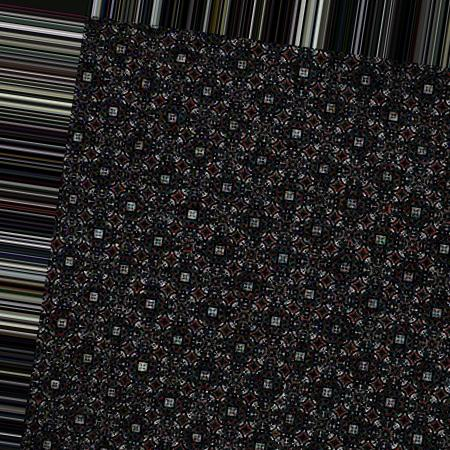
#> input picture glcm/validation/cap/Yogya-Cap-Nogosari--Sogan_black_tophat_sq_3_10_1.jpg, 450 x 450 px; its folder holds only this picture in this run
$ jupyter execute --allow-errors GLCM_KNN.ipynb   (older library calls are emulated)
#> lines starting #> are read from the running program, lines starting #| are printed output that depends on the picture
[cell 1]
from PIL import Image
from PIL import ImageDraw
import timeit
import glob
import math
import matplotlib.pyplot as plt
import numpy as np
import os
import sys
from skimage.feature import greycomatrix, greycoprops
import matplotlib.image as mpimg
from math import sqrt
from sklearn.preprocessing import StandardScaler
from sklearn.preprocessing import RobustScaler
from sklearn.preprocessing import MinMaxScaler
import seaborn as sns
import pandas as pd
from sklearn import preprocessing
import random

[cell 2]
map_8bit_to_3bit = [i // 32 for i in range(256)]
model = {}
model_test = {}
neighbor = 3

[cell 3]
time_modelling_start = timeit.default_timer()
model["cap"] = []
model["tulis"] = []
model_test["cap"] = []
model_test["tulis"] = []

def load_img(img_path):
    return Image.open(img_path).convert('L')

def get_img_size(img):
    return img.size

def print_img(img):
    plt.imshow(img)

def get_img_colors(img, sampling_count):
    img_width, img_height = get_img_size(img)

    sample_width = int(img_width / sampling_count)
    sample_height = int(img_height / sampling_count)

    half_sample_width = int(sample_width/2)
    half_sample_height = int(sample_height/2)

    img_colors = []

    width_constraint = img_width - (2 * sample_width)
    height_constraint = img_height - (2 * sample_height)

    row = 0
    for point_x in range(half_sample_width, img_width, sample_width):
        if(row == sampling_count):
            break
        column = 0
        for point_y in range(half_sample_height, img_height, sample_height):
            if(column == sampling_count):
                break
            img_colors.append(img.getpixel((point_x, point_y)))

            column += 1

        row += 1

    return img_colors

# [23 lines left out: function construct_img, not called in this run]

def get_3bit_colors(img_colors):
    loop_count = 0

    for img_color in img_colors:
        img_colors[loop_count] = map_8bit_to_3bit[img_color]

        loop_count += 1

    return img_colors

def get_img_matrix(img_colors):
    img_matrix = []
    loop_count = 0

    loop_count = 0
    img_square_dimension = int(math.sqrt(len(img_colors)))

    for row in range(img_square_dimension):
        temp_row = []
        for col in range(img_square_dimension):
            temp_row.append(img_colors[loop_count])

            loop_count += 1
        img_matrix.append(temp_row)

    return img_matrix


#Features Extraction

def feature_extract(img, sampling_count):
    glcm_component=[]
    img_colors = get_img_colors(img, sampling_count)
    img_3bit_colors = get_3bit_colors(img_colors)
    img_matrix = get_img_matrix(img_3bit_colors)
    glcm_matrix=greycomatrix(img_matrix, distances=[1], angles=[0], levels=12, symmetric=False, normed=False)
    component = ['homogeneity', 'energy', 'correlation', 'ASM', 'dissimilarity']
    for x in component:
        glcm_component.append(greycoprops(glcm_matrix, x)[0][0])
    return(glcm_component)


#Modelling
def get_class_names(training_folder_path):
    return os.listdir(training_folder_path)

# [14 lines left out: functions make_a_model, euclidian_distance, not called in this run]

def knn(img, sampling_count, neighbor):
    min_distance = []
    class_min_distance = []
    k = 0
    img_validate = feature_extract(img, sampling_count)
    distance = 0.0
    for name_class in model:
        for img_train in model[name_class]:
            distance = euclidian_distance(img_validate, img_train)

            if(k<neighbor):
                min_distance.append(distance)
                class_min_distance.append(name_class)
                k+=1
            else:
                for i in range (k):
                    if(distance<min_distance[i]):
                        min_distance[i] = distance
                        class_min_distance[i]= name_class
                        break

#     print(min_distance)
#     print(class_min_distance)
    predict_class = max(set(class_min_distance), key=class_min_distance.count)
#     print('Batik ini termasuk batik ' + predict_class)
    return predict_class


#Validation
def validate(sampling_count):
    right = 0.0;
    total = 0.0;
    accuracy = 0.0;
    class_names = get_class_names(validation_folder_path)
    for class_name in class_names:
        validate_img_paths = glob.glob(validation_folder_path + class_name + '/' +img_type)
        for validate_img_path in validate_img_paths:
            img_validate = load_img(validate_img_path)
            predict_class = knn(img_validate, sampling_count, neighbor)
#> in get_img_colors, `img_width, img_height = get_img_size(img)`: img_width = 450
#> in get_img_colors, `sample_width = int(img_width / sampling_count)`: sample_width = 3
#> in get_img_colors, `half_sample_width = int(sample_width/2)`: half_sample_width = 1
#> in get_img_colors, `width_constraint = img_width - (2 * sample_width)`: width_constraint = 444
#> after the loop in get_img_colors, `for point_x in range(half_sample_width, img_width, sample_width):`: img_colors = 16384 values, max 236 at index 2130, min 0 at index 45, mean 36.82; row = 128
#> the loop in get_3bit_colors, `for img_color in img_colors:` made 16384 passes
#> img_color on passes 1 to 3: 15, 39, 44
#> after the loop in get_3bit_colors, `for img_color in img_colors:`: img_colors = 16384 values, max 7 at index 1233, min 0 at index 0, mean 0.737; loop_count = 16384
#> in feature_extract, `img_3bit_colors = get_3bit_colors(img_colors)`: img_3bit_colors has the same summary as img_colors in get_3bit_colors
#> in get_img_matrix, `img_square_dimension = int(math.sqrt(len(img_colors)))`: img_square_dimension = 128
#> after the loop in get_img_matrix, `for row in range(img_square_dimension):`: img_matrix = 128 items; loop_count = 16384
#> in feature_extract, `img_matrix = get_img_matrix(img_3bit_colors)`: img_matrix = 128 items
#> after the loop in feature_extract, `for x in component:`: glcm_component = [0.644, 0.435, 0.179, 0.189, 0.945]
#> after the loop in knn, `for name_class in model:`: class_min_distance = []; k = 0; min_distance = []
            class_image = class_name
            if(predict_class == class_image):
                right+=1
            total +=1
    accuracy = (right/total) * 100
    print("Accuracy: " + str(accuracy) +"%")


#Testing

# [46 lines left out: functions testing_knn, testing_split, testing, not called in this run]


#Training Testing

learning_rate = 0.8
sampling_count = 128
img_type = '*.jpg'
root_path = './'
training_folder_path = root_path + 'glcm/training/'
validation_folder_path = root_path + 'glcm/validation/'
test_folder_path = root_path + 'glcm/test/'

#> (the rest of this cell did not finish here and is left out)

#> (a cell that did not finish here is left out)

[cell 5]
df = pd.DataFrame(model["cap"], columns=['contrast', 'homogeneity', 'energy', 'correlation', 'ASM', 'dissimilarity'])
sns.heatmap(df.corr())
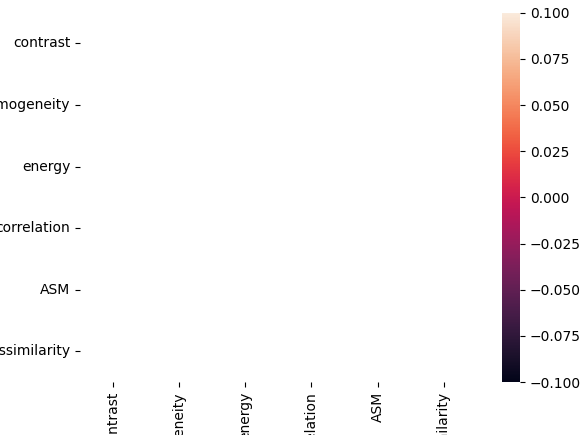
#> figure drawn by matplotlib, 2 panels
